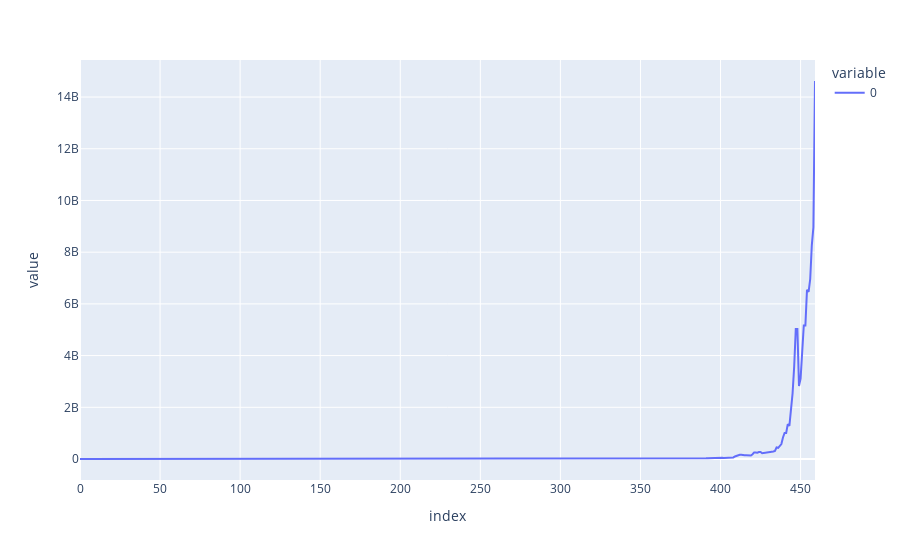

The code cell stored with this chart in its notebook:
### Code cell
px.line(np.array(gb_portfolio))

### Figure 1 — Plotly figure (JSON) as saved in the notebook; plotly's stock layout.template omitted (floating-point values rounded to 4 significant figures; data arrays with more than 128 entries replaced by an {"elided": "..."} marker saying what was removed)
{"data": [{"hovertemplate": "variable=0<br>index=%{x}<br>value=%{y}<extra></extra>", "legendgroup": "0", "line": {"color": "#636efa", "dash": "solid"}, "marker": {"symbol": "circle"}, "mode": "lines", "name": "0", "orientation": "v", "showlegend": true, "type": "scatter", "x": {"elided": "460 int values"}, "xaxis": "x", "y": {"elided": "460 float values"}, "yaxis": "y"}], "layout": {"legend": {"title": {"text": "variable"}, "tracegroupgap": 0}, "margin": {"t": 60}, "xaxis": {"anchor": "y", "domain": [0, 1], "title": {"text": "index"}}, "yaxis": {"anchor": "x", "domain": [0, 1], "title": {"text": "value"}}}}
